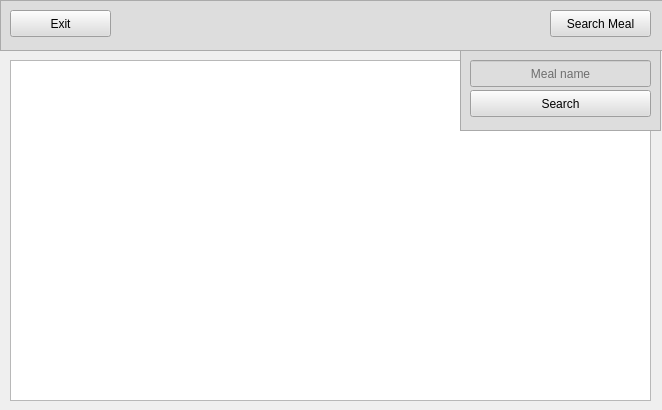
<?xml version="1.0" encoding="UTF-8"?>
<ui version="4.0">
 <class>cookbookMain</class>
 <widget class="QFrame" name="cookbookMain">
  <property name="geometry">
   <rect>
    <x>0</x>
    <y>0</y>
    <width>662</width>
    <height>410</height>
   </rect>
  </property>
  <property name="windowTitle">
   <string>CookBook</string>
  </property>
  <widget class="QFrame" name="frame">
   <property name="geometry">
    <rect>
     <x>0</x>
     <y>0</y>
     <width>671</width>
     <height>51</height>
    </rect>
   </property>
   <property name="styleSheet">
    <string notr="true">background-color: rgb(221, 221, 221);</string>
   </property>
   <property name="frameShape">
    <enum>QFrame::StyledPanel</enum>
   </property>
   <property name="frameShadow">
    <enum>QFrame::Raised</enum>
   </property>
   <widget class="QPushButton" name="pushButton">
    <property name="geometry">
     <rect>
      <x>10</x>
      <y>10</y>
      <width>101</width>
      <height>27</height>
     </rect>
    </property>
    <property name="text">
     <string>Exit</string>
    </property>
   </widget>
   <widget class="QPushButton" name="menu_btn">
    <property name="geometry">
     <rect>
      <x>550</x>
      <y>10</y>
      <width>101</width>
      <height>27</height>
     </rect>
    </property>
    <property name="text">
     <string>Search Meal</string>
    </property>
   </widget>
  </widget>
  <widget class="QTableView" name="tableView">
   <property name="geometry">
    <rect>
     <x>10</x>
     <y>60</y>
     <width>641</width>
     <height>341</height>
    </rect>
   </property>
  </widget>
  <widget class="QFrame" name="mealSearchFrame">
   <property name="geometry">
    <rect>
     <x>460</x>
     <y>50</y>
     <width>201</width>
     <height>81</height>
    </rect>
   </property>
   <property name="styleSheet">
    <string notr="true">background-color: rgb(221, 221, 221);</string>
   </property>
   <property name="frameShape">
    <enum>QFrame::StyledPanel</enum>
   </property>
   <property name="frameShadow">
    <enum>QFrame::Raised</enum>
   </property>
   <widget class="QLineEdit" name="lineEdit">
    <property name="geometry">
     <rect>
      <x>10</x>
      <y>10</y>
      <width>181</width>
      <height>27</height>
     </rect>
    </property>
    <property name="alignment">
     <set>Qt::AlignCenter</set>
    </property>
    <property name="placeholderText">
     <string>Meal name</string>
    </property>
   </widget>
   <widget class="QPushButton" name="pushButton_2">
    <property name="geometry">
     <rect>
      <x>10</x>
      <y>40</y>
      <width>181</width>
      <height>27</height>
     </rect>
    </property>
    <property name="text">
     <string>Search</string>
    </property>
   </widget>
  </widget>
  <zorder>tableView</zorder>
  <zorder>frame</zorder>
  <zorder>mealSearchFrame</zorder>
 </widget>
 <resources/>
 <connections/>
</ui>
